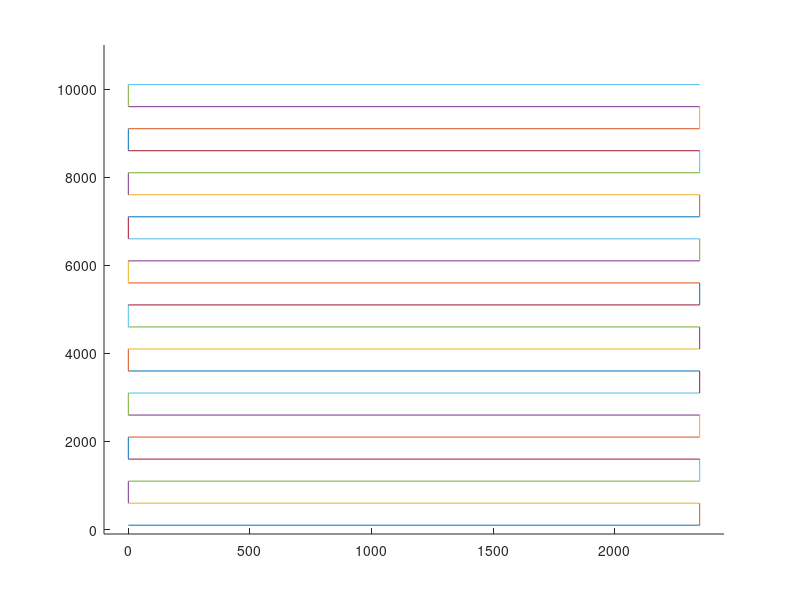

Here is the MATLAB script that generated this plot:
clc; clear all; close all;

topNotReached = true
resolution = 10
heightStep = 500
startHeight = 100
w = 2350
h = 10000
side = 0

i = 0


x = linspace(0, w, resolution)
y = linspace(0, h, resolution)
figure
hold on
xlim([-100 w+100])
ylim([-100 h+1000])
while topNotReached
    plot([0 w],[startHeight+heightStep*i startHeight+heightStep*i])
    if(heightStep*i >= h)
        topNotReached = false
        break
    end
    if(side == 0)
        plot([w w], [startHeight+heightStep*i startHeight+heightStep*(i+1)])
        side = 1
    elseif(side == 1)
        plot([0 0], [startHeight+heightStep*i startHeight+heightStep*(i+1)])
        side = 0
    end
i=i+1
end